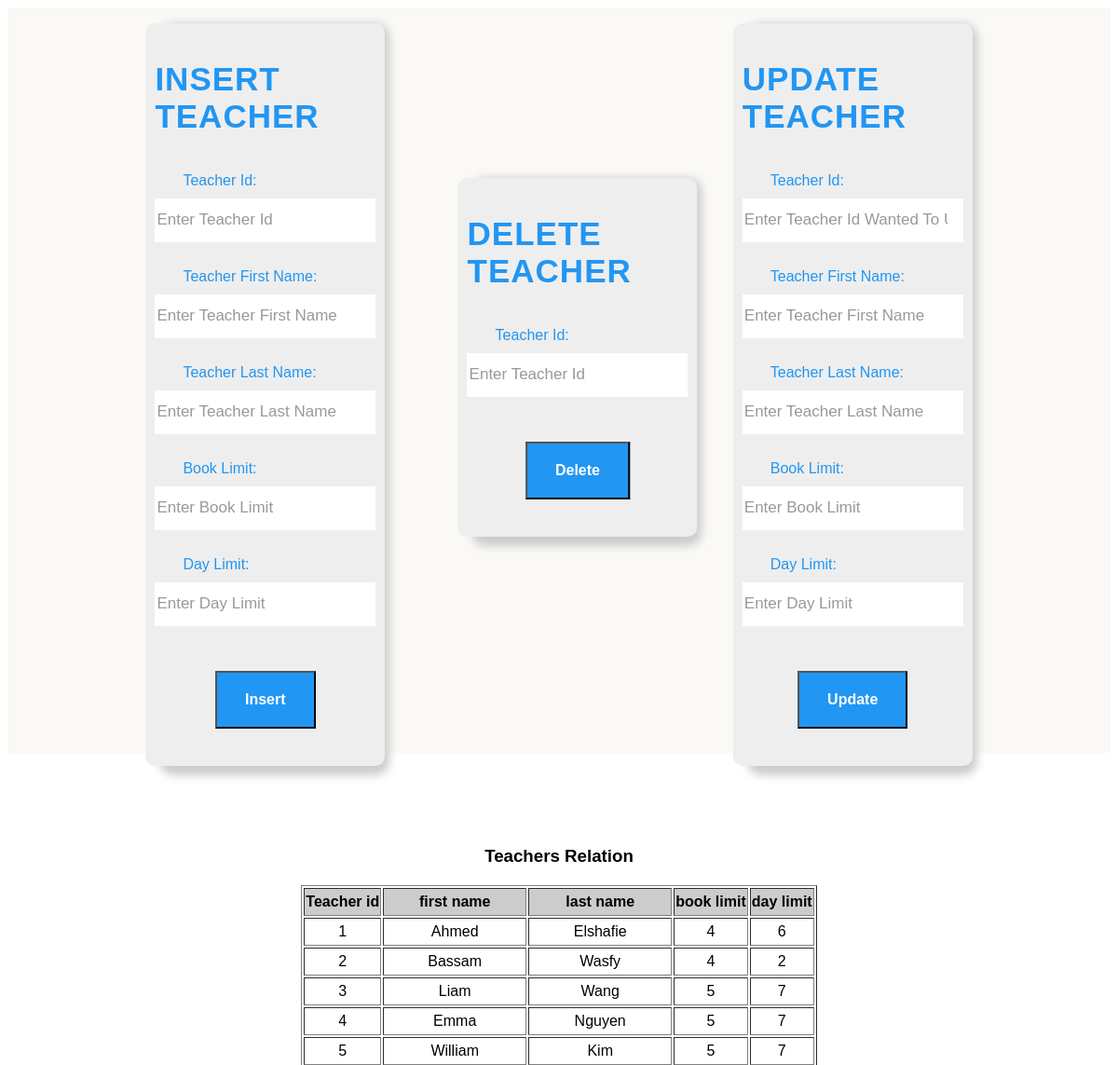
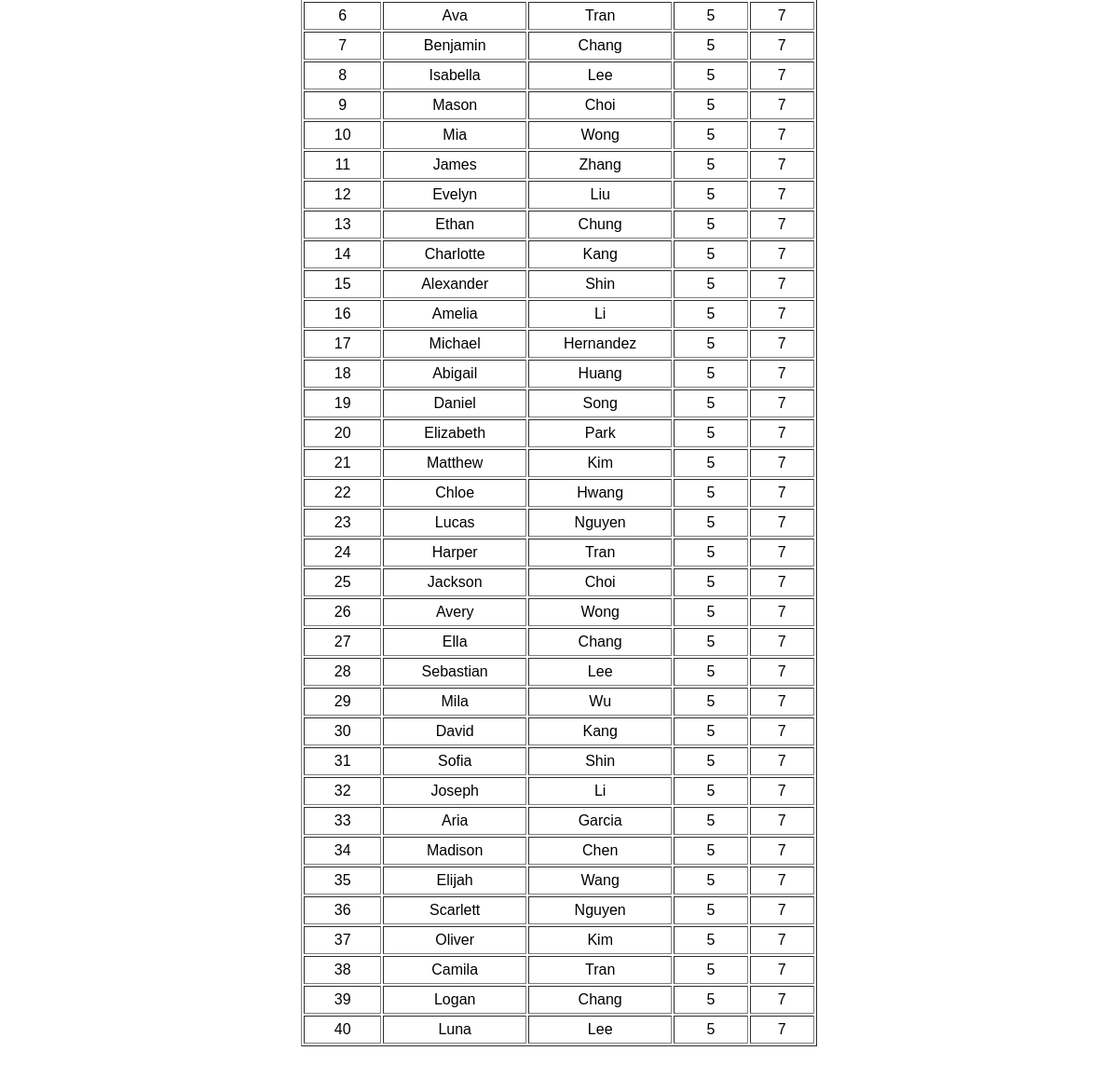
The app's page /teachers.php with its own data (2 pictures, top to bottom).
### tables this page shows
CREATE TABLE `teachers` (
  `teach_id` int(11) NOT NULL,
  `teach_fn` varchar(20) DEFAULT NULL,
  `teach_ln` varchar(20) DEFAULT NULL,
  `book_limit` int(2) DEFAULT NULL,
  `day_limit` int(2) DEFAULT NULL
);

### teachers.php (the view, shortened to what this page needs)
<!DOCTYPE html>
<html lang="en">
<head>
    <link rel="stylesheet" href="./signin.css">
	<link rel="stylesheet" href="./framework.css">
</head>
<body>
<div style="margin-bottom: 100px; overflow:visible;position:relative"class="formBox">
        <div class="container" style="top:0;width: 40%;position:absolute;left:0px;top: 20px;">
            <div style="margin-bottom: 50px;top: 20px;"class="box">
                <form action="insertTeach.php" method="post">
                    <h2 class="h2-label"> Insert Teacher</h2>
                    <h6 class="h6-label">teacher id: </h6>
                    <input style="height: 45px;" class="no-outline no-border ph  "name="teach_id" type="number" placeholder="enter teacher id" > <br>
                    <h6 class="h6-label">teacher first name: </h6>
                    <input style="height: 45px;" class="no-outline no-border ph " name="first_name" type="text" placeholder="enter teacher first name"> <br>
                    <h6 class="h6-label">teacher last name: </h6>
                    <input style="height: 45px;" class="no-outline no-border ph " name="last_name" type="text" placeholder="enter teacher last name"> <br>
                    <h6 class="h6-label">book limit: </h6>
                    <input style="height: 45px;" class="no-outline no-border ph " name="book_limit" type="number" placeholder="enter book limit"> <br>
                    <h6 class="h6-label">day limit: </h6>
                    <input style="height: 45px;" class="no-outline no-border ph " name="day_limit" type="number" placeholder="enter day limit"> <br>
                    <input style="width:fit-content;text-transform:capitalize;font-size:16px;" class="submit-button " type="submit" value="insert">
                </form>
            </div>
        </div>
        <div class="container" style="width: 40%;position:absolute;left:50%;transform:translateX(-50%);">
            <div style="margin-bottom: 50px;"class="box">
                <form action="deleteTeach.php" method="post">
                    <h2 class="h2-label"> delete teacher</h2>
                    <h6 class="h6-label">teacher id: </h6>
                    <input style="height: 45px;" class="no-outline no-border ph  "name="teach_id" type="number" placeholder="enter teacher id" > <br>
                    <input style="width:fit-content;text-transform:capitalize;font-size:16px;" class="submit-button" type="submit" value="delete">
                </form>
            </div>
        </div>
        <div class="container" style=" width:40%;position:absolute;right: 0px;top: 20px">
            <div style="margin-bottom: 50px;top: 20px;"class="box">
                <form action="updateTeach.php" method="post">
                    <h2 class="h2-label"> update teacher</h2>
                    <h6 class="h6-label">teacher id: </h6>
                    <input style="height: 45px;" class="no-outline no-border ph  "name="teach_id" type="number" placeholder="enter teacher id wanted to update" > <br>
                    <h6 class="h6-label">teacher first name: </h6>
                    <input style="height: 45px;" class="no-outline no-border ph " name="teach_fn" type="text" placeholder="enter teacher first name"> <br>
                    <h6 class="h6-label">teacher last name: </h6>
                    <input style="height: 45px;" class="no-outline no-border ph " name="teach_ln" type="text" placeholder="enter teacher last name"> <br>
                    <h6 class="h6-label">book limit: </h6>
                    <input style="height: 45px;" class="no-outline no-border ph " name="book_limit" type="number" placeholder="enter book limit"> <br>
                    <h6 class="h6-label">day limit: </h6>
                    <input style="height: 45px;" class="no-outline no-border ph " name="day_limit" type="number" placeholder="enter day limit"> <br>
                    <input style="width:fit-content;text-transform:capitalize;font-size:16px;" class="submit-button" type="submit" value="update">
                </form>
            </div>
        </div>
    </div>
    <?php
        $connection = new mysqli('localhost' , 'root', '' ,'library');
        $statment = $connection-> prepare("SELECT * FROM teachers");
        $statment-> execute();
        $result = $statment->get_result();
        echo "<h3 style='margin:20px auto;text-align:center;text-transform: capitalize;'>teachers relation</h3>";
        echo "<table border='1' style = 'margin: 20px auto; text-align=:center;'>";
        echo    "<tr style='background-color:#ccc;font-weight:bold;height: 30px;'>
                    <td style='text-align:center;'>Teacher id</td>
                    <td style='text-align:center; width:150px;'>first name</td>
                    <td style='text-align:center; width:150px;'> last name </td>
                    <td style='text-align:center;'> book limit </td>
                    <td style='text-align:center;'> day limit </td>
                </tr>";
        while ($row = $result->fetch_assoc()){
            echo "<tr style='height: 30px;'>
                    <td style='text-align:center;'>".$row['teach_id']."</td>
                    <td style='text-align:center;'>".$row['teach_fn']."</td>
                    <td style='text-align:center;'>".$row['teach_ln']."</td>
                    <td style='text-align:center;'>".$row['book_limit']."</td>
                    <td style='text-align:center;'>".$row['day_limit']."</td>
                </tr>";
        }
        echo "</table>";
?>
</body>
</html>

### signin.css (style rules this page uses)
:root { --main-color: #2196f3; --main-color-alt: #1787e0; --main-color-red: #ff3946; --main-color-red-alt: #ff3946ce ; }
body { font-family: 'Cairo', sans-serif; }
.container { margin-left: 20px; margin-right: 20px; padding: 20px; }
.formBox { width: 100%; height: 100vh; position: relative; display: flex; justify-content: center; align-items: center; background-color: #FAF9F6; overflow: hidden; }
.formBox .container { display: flex; justify-content: center; align-items: center; width: 100%; height: 100%; }
.formBox .container .box { box-shadow: 10px 5px 10px 5px #ccc; width:50%; display: flex; flex-direction: column; justify-content: center; align-items: center; border-radius: 10px;; }
.formBox .container .box form { display: flex; background-color: #eee; border-radius: 10px;; width: 100%; height: 100%; padding: 10px; flex-direction: column; }
.formBox .container .box form h2 { text-transform: uppercase; margin: 30px auto; letter-spacing: 1px;; font-size: 35px;; font-weight: bold; color: var(--main-color); }

### framework.css (style rules this page uses)
.h6-label { margin: 10px auto 10px 30px; font-size: 16px; text-transform: capitalize; font-weight: normal; color: var(--main-color); }
.h2-label { text-transform: uppercase; margin: 30px auto; letter-spacing: 1px;; font-size: 35px;; font-weight: bold; color: var(--main-color); }
.no-outline { outline:none; }
.no-border { border:none; }
.ph::placeholder { text-transform: capitalize; color: #999; font-size: 17px }
.submit-button { display: block; margin: 30px auto; padding: 20px 30px; background-color: var(--main-color); color: white; font-weight: bold; transition: 0.3s; }

### records on screen
teachers: teach_id "1", teach_fn "Ahmed", teach_ln "Elshafie", book_limit "4", day_limit "6"
teachers: teach_id "2", teach_fn "Bassam", teach_ln "Wasfy", book_limit "4", day_limit "2"
teachers: teach_id "3", teach_fn "Liam", teach_ln "Wang", book_limit "5", day_limit "7"
teachers: teach_id "4", teach_fn "Emma", teach_ln "Nguyen", book_limit "5", day_limit "7"
teachers: teach_id "5", teach_fn "William", teach_ln "Kim", book_limit "5", day_limit "7"
teachers: teach_id "6", teach_fn "Ava", teach_ln "Tran", book_limit "5", day_limit "7"
teachers: teach_id "7", teach_fn "Benjamin", teach_ln "Chang", book_limit "5", day_limit "7"
teachers: teach_id "8", teach_fn "Isabella", teach_ln "Lee", book_limit "5", day_limit "7"
teachers: teach_id "9", teach_fn "Mason", teach_ln "Choi", book_limit "5", day_limit "7"
teachers: teach_id "10", teach_fn "Mia", teach_ln "Wong", book_limit "5", day_limit "7"
teachers: teach_id "11", teach_fn "James", teach_ln "Zhang", book_limit "5", day_limit "7"
teachers: teach_id "12", teach_fn "Evelyn", teach_ln "Liu", book_limit "5", day_limit "7"
teachers: teach_id "13", teach_fn "Ethan", teach_ln "Chung", book_limit "5", day_limit "7"
teachers: teach_id "14", teach_fn "Charlotte", teach_ln "Kang", book_limit "5", day_limit "7"
teachers: teach_id "15", teach_fn "Alexander", teach_ln "Shin", book_limit "5", day_limit "7"
teachers: teach_id "16", teach_fn "Amelia", teach_ln "Li", book_limit "5", day_limit "7"
teachers: teach_id "17", teach_fn "Michael", teach_ln "Hernandez", book_limit "5", day_limit "7"
teachers: teach_id "18", teach_fn "Abigail", teach_ln "Huang", book_limit "5", day_limit "7"
teachers: teach_id "19", teach_fn "Daniel", teach_ln "Song", book_limit "5", day_limit "7"
teachers: teach_id "20", teach_fn "Elizabeth", teach_ln "Park", book_limit "5", day_limit "7"
teachers: teach_id "21", teach_fn "Matthew", teach_ln "Kim", book_limit "5", day_limit "7"
teachers: teach_id "22", teach_fn "Chloe", teach_ln "Hwang", book_limit "5", day_limit "7"
teachers: teach_id "23", teach_fn "Lucas", teach_ln "Nguyen", book_limit "5", day_limit "7"
teachers: teach_id "24", teach_fn "Harper", teach_ln "Tran", book_limit "5", day_limit "7"
teachers: teach_id "25", teach_fn "Jackson", teach_ln "Choi", book_limit "5", day_limit "7"
teachers: teach_id "26", teach_fn "Avery", teach_ln "Wong", book_limit "5", day_limit "7"
teachers: teach_id "27", teach_fn "Ella", teach_ln "Chang", book_limit "5", day_limit "7"
teachers: teach_id "28", teach_fn "Sebastian", teach_ln "Lee", book_limit "5", day_limit "7"
teachers: teach_id "29", teach_fn "Mila", teach_ln "Wu", book_limit "5", day_limit "7"
teachers: teach_id "30", teach_fn "David", teach_ln "Kang", book_limit "5", day_limit "7"
teachers: teach_id "31", teach_fn "Sofia", teach_ln "Shin", book_limit "5", day_limit "7"
teachers: teach_id "32", teach_fn "Joseph", teach_ln "Li", book_limit "5", day_limit "7"
teachers: teach_id "33", teach_fn "Aria", teach_ln "Garcia", book_limit "5", day_limit "7"
teachers: teach_id "34", teach_fn "Madison", teach_ln "Chen", book_limit "5", day_limit "7"
teachers: teach_id "35", teach_fn "Elijah", teach_ln "Wang", book_limit "5", day_limit "7"
teachers: teach_id "36", teach_fn "Scarlett", teach_ln "Nguyen", book_limit "5", day_limit "7"
teachers: teach_id "37", teach_fn "Oliver", teach_ln "Kim", book_limit "5", day_limit "7"
teachers: teach_id "38", teach_fn "Camila", teach_ln "Tran", book_limit "5", day_limit "7"
teachers: teach_id "39", teach_fn "Logan", teach_ln "Chang", book_limit "5", day_limit "7"
teachers: teach_id "40", teach_fn "Luna", teach_ln "Lee", book_limit "5", day_limit "7"
